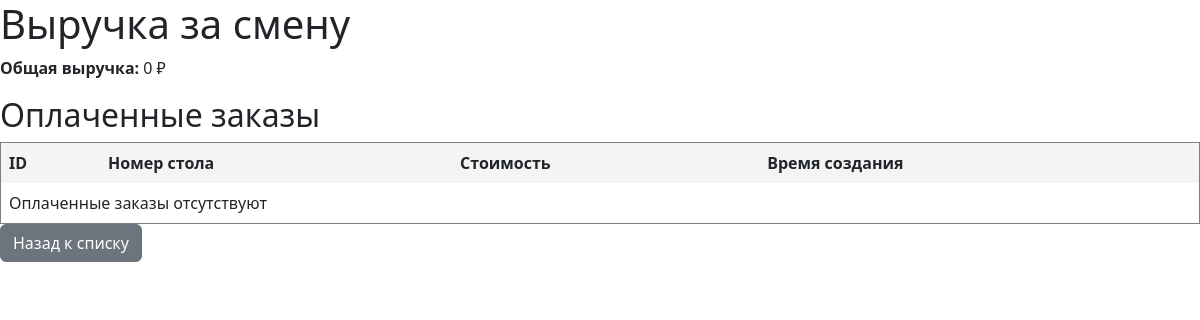
/calc_revenue/, run on an earlier commit of the app's database.
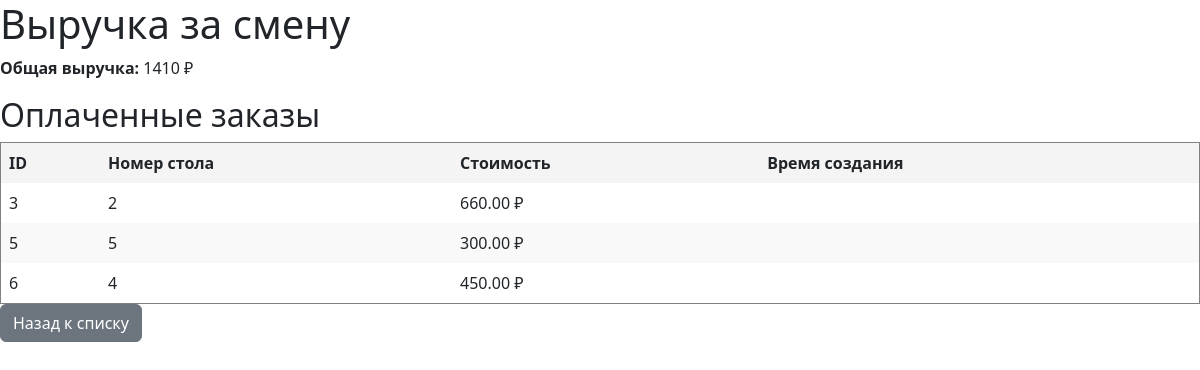
And on a later commit of the database.
### order/models.py (models this page shows, shortened)
class Order(models.Model):
    STATUS_CHOICES = [
        ('готово', 'готово'),
        ('в ожидании','в ожидании'),
        ('оплачено', 'оплачено')
        ]
    table_number = models.IntegerField(unique=True,verbose_name='номер стола')
    items = models.JSONField(verbose_name='список блюд')
    total_price = models.DecimalField(verbose_name='Общая сумма', max_digits=10, decimal_places=2, default=0)
    status = models.CharField(max_length=20,choices=STATUS_CHOICES,default='в ожидании',verbose_name='статус заказа')

### order/views.py (the view)
# urls.py: path('calc_revenue/', CalcRevenueView.as_view(), name='calc-revenue'),
class CalcRevenueView(TemplateView):
    template_name = "order/calc_revenue.html"
    def get_context_data(self, **kwargs):
        context = super().get_context_data(**kwargs)
        paid_orders = Order.objects.filter(status="оплачено")
        total_revenue = paid_orders.aggregate(Sum('total_price'))['total_price__sum'] or 0
        context['total_revenue'] = total_revenue
        context['paid_orders'] = paid_orders
        return context

### order/templates/order/calc_revenue.html
{% extends 'base.html' %}
{% block content %}
    <h1>Выручка за смену</h1>
    <p><strong>Общая выручка:</strong> {{ total_revenue }} ₽</p>
    <h2>Оплаченные заказы</h2>
    <table border="1">
        <thead>
            <tr>
                <th>ID</th>
                <th>Номер стола</th>
                <th>Стоимость</th>
                <th>Время создания</th>
            </tr>
        </thead>
        <tbody>
            {% for order in paid_orders %}
                <tr>
                    <td>{{ order.id }}</td>
                    <td>{{ order.table_number }}</td>
                    <td>{{ order.total_price }} ₽</td>
                    <td>{{ order.created_at }}</td>
                </tr>
            {% empty %}
                <tr>
                    <td colspan="4">Оплаченные заказы отсутствуют</td>
                </tr>
            {% endfor %}
        </tbody>
    </table>
    <a href="{% url 'order-list' %}" class="btn btn-secondary">Назад к списку</a>
{% endblock %}

### order/templates/base.html (shortened to what this page needs)
{% load static %}
<!DOCTYPE html>
<html lang="en">
<head>
    <link rel="stylesheet" href="{% static 'order/style.css' %}">
    <link rel="stylesheet" href="https://cdn.jsdelivr.net/npm/bootstrap@5.3.0-alpha3/dist/css/bootstrap.min.css">
</head>
<body>
    {% block content %}{% endblock %}
</body>
</html>

### order/static/order/style.css (style rules this page uses)
body { font-family: Arial, sans-serif; margin: 20px; }
table { width: 100%; border-collapse: collapse; }
th, td { border: 1px solid #ddd; padding: 8px; text-align: left; }
th { background-color: #f4f4f4; }
tr:nth-child(even) { background-color: #f9f9f9; }

What changed in the data, as far as the page shows it:
added Order: id "3", table_number "2", total_price "660.00"
added Order: id "5", table_number "5", total_price "300.00"
added Order: id "6", table_number "4", total_price "450.00"
Also different on the page:
{{ total_revenue }}: "0" → "1410"
text no longer shown: "Оплаченные заказы отсутствуют"
